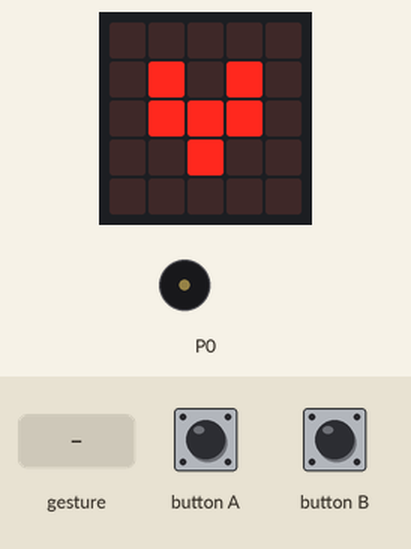
A program run on a simulated BBC micro:bit (MakeCode). On the bench: the board's 5×5 LED display, buzzer (waves = sounding). The inputs (shaded band) are chosen by the test bench. A tilt is held for 1.5 s and a shake lasts 1 s, then the board lies face up again.

Above: at 2.2 s.
2.3 s: button A pressed for 0.15 s
At 2.8 s:
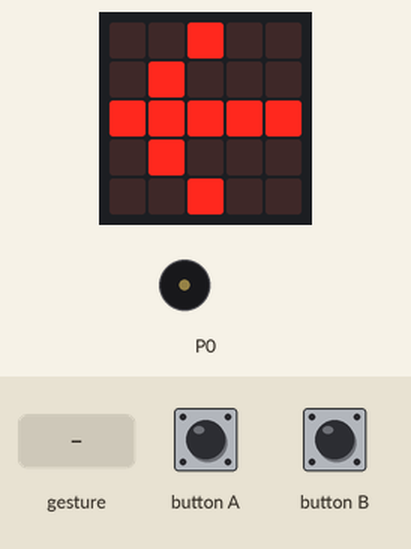
4.7 s: button B pressed for 0.15 s
At 6.2 s:
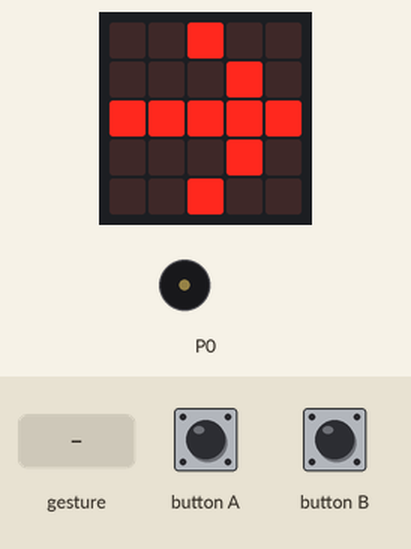
7.8 s: gesture 'shake'
At 10.6 s:
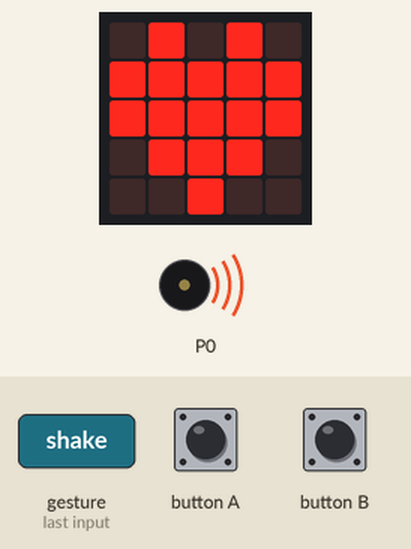
10.8 s: button A pressed for 0.15 s
At 11.4 s:
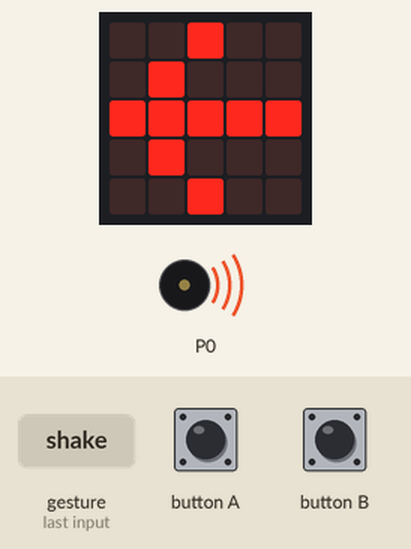
Timing chart, 0 to 13.8 s (numbered marks = the images above; inputs shaded):
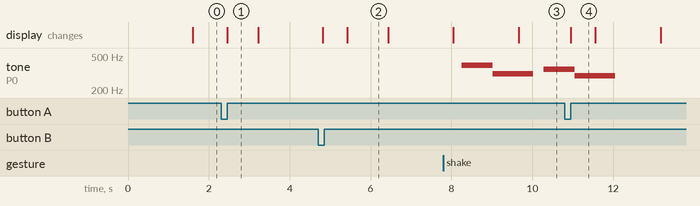

Measured:
- after the input at 2.3 s, the display: changes after 0.15 s (image 1)
- after the input at 4.7 s, the display: first differs from a run without the input after 0.72 s (image 2)
- after the input at 7.8 s, tone on P0: silent → 392 Hz after 0.46 s, → 311 Hz 0.77 s later, → silent 1.0 s later, → 349 Hz 0.26 s later
- after the input at 10.8 s, the display: changes after 0.15 s (image 4)
- what the display in image 1 shows lasts 0.7 s, from 2.5 s to 3.2 s
- what the display in image 2 shows lasts 1.0 s, from 5.4 s to 6.4 s
- what the display in image 4 shows lasts 0.6 s, from 11.0 s to 11.6 s

The program:

main.ts
```typescript
input.onButtonPressed(Button.A, function () {
    basic.showArrow(ArrowNames.West)
})
input.onGesture(Gesture.Shake, function () {
    music.startMelody(music.builtInMelody(Melodies.Dadadadum), MelodyOptions.Once)
})
input.onButtonPressed(Button.B, function () {
    basic.showArrow(ArrowNames.East)
})
basic.forever(function () {
    basic.showIcon(IconNames.Heart)
    basic.pause(1000)
    basic.showIcon(IconNames.SmallHeart)
    basic.pause(1000)
})
```

test.ts
```typescript
// 테스트는 여기로 이동합니다; 이 패키지가 확장으로 사용될 때 컴파일되지 않을 것 입니다.
```
